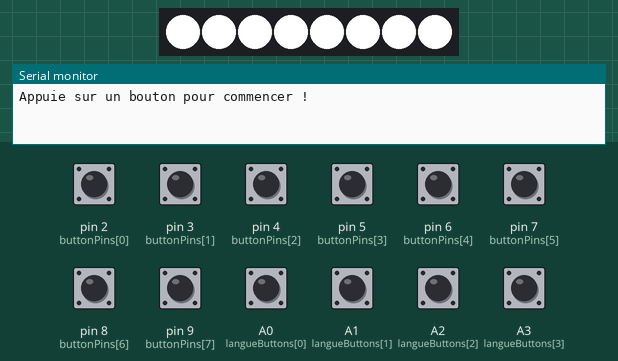
Recording of a sketch running on a simulated Arduino Uno, built with avr-gcc and run on an emulated ATmega328P. On the bench: 8 RGB LEDs in strip order, left to right, the last lines printed to the serial monitor. The test bench sets the inputs (shaded band); at power-on: A0 (langueButtons[0]), A1 (langueButtons[1]), A2 (langueButtons[2]), A3 (langueButtons[3]), pin 2 (buttonPins[0]), pin 3 (buttonPins[1]), pin 4 (buttonPins[2]), pin 5 (buttonPins[3]), pin 6 (buttonPins[4]), pin 7 (buttonPins[5]), pin 8 (buttonPins[6]), pin 9 (buttonPins[7]) HIGH.

Above: at 1.2 s.
1.3 s: pin 4 (buttonPins[2]) pulled LOW for 0.15 s
At 1.43 s:
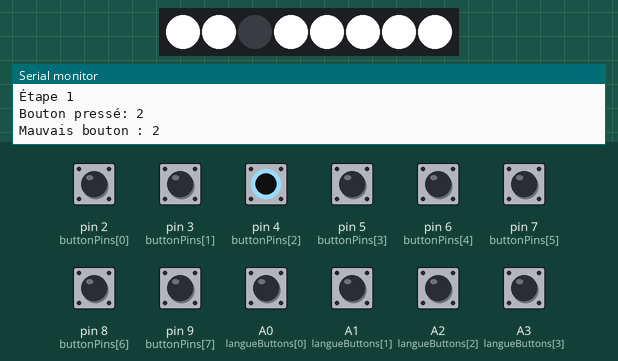
2.0 s: pin 5 (buttonPins[3]) pulled LOW for 1 s
At 2.22 s:
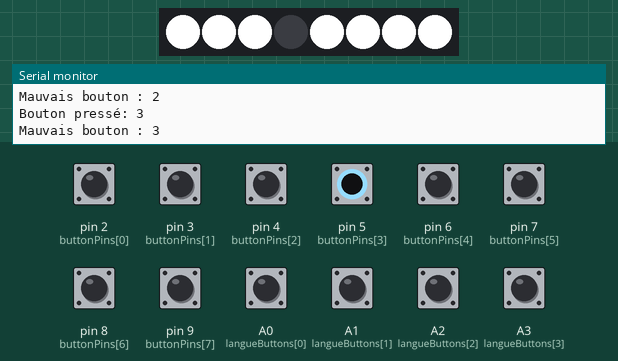
3.6 s: pin 2 (buttonPins[0]) pulled LOW for 0.15 s
At 4.9 s:
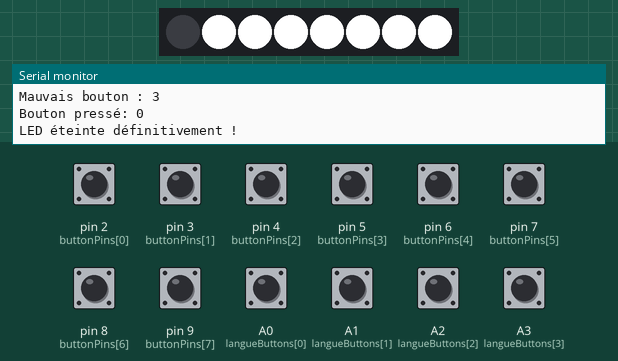
5.3 s: pin 3 (buttonPins[1]) pulled LOW for 0.15 s
At 6.6 s:
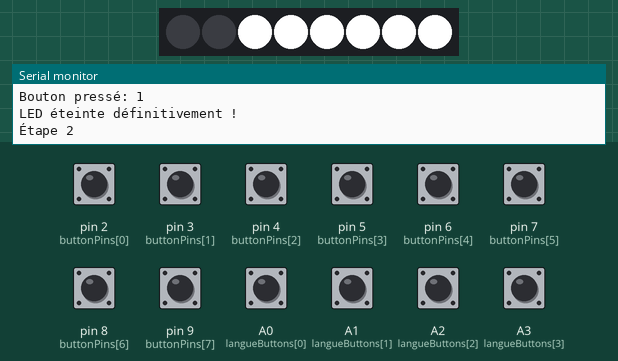
6.9 s: pin 6 (buttonPins[4]) pulled LOW for 0.15 s
At 7.0 s:
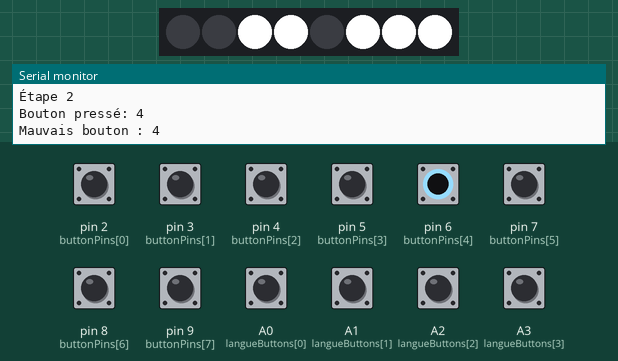
7.6 s: pin 7 (buttonPins[5]) pulled LOW for 0.15 s
At 7.79 s:
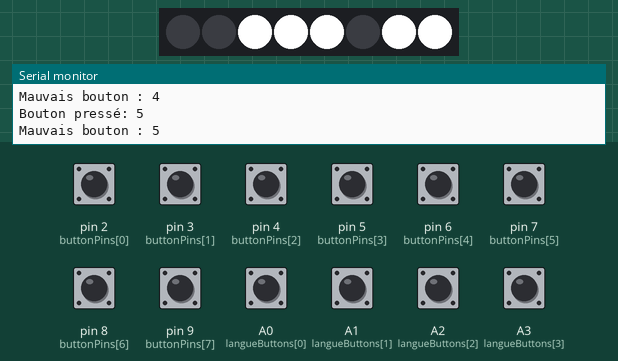
Timing chart, 0 to 40.0 s (numbered marks = the images above; inputs shaded):
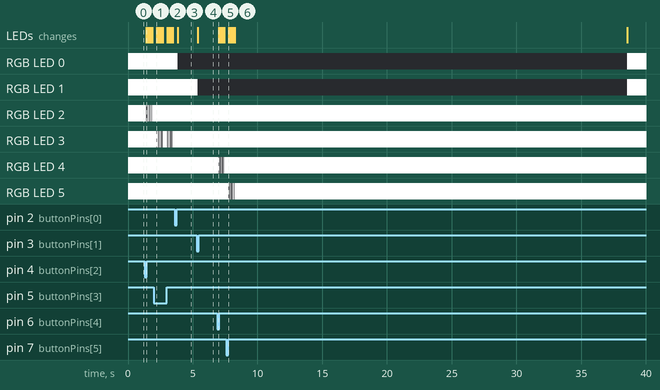

Measured:
- after the input at 1.3 s, RGB LED 2: alternates RGB(255, 255, 255) for 0.05 s and off for 0.05 s, starting after 0.12 s; the LEDs: change after 0.12 s (image 1)
- after the input at 2.0 s, RGB LED 3: goes 4 × (off 0.05 s, RGB(255, 255, 255) 0.05 s), off 0.05 s, RGB(255, 255, 255) 0.34 s, 4 × (off 0.05 s, RGB(255, 255, 255) 0.05 s), off 0.05 s, then RGB(255, 255, 255), starting after 0.22 s; the LEDs: change after 0.22 s (image 2)
- after the input at 3.6 s, RGB LED 0: RGB(255, 255, 255) → off after 0.22 s; the LEDs: change after 0.22 s (image 3)
- after the input at 5.3 s, RGB LED 1: RGB(255, 255, 255) → off after 0.10 s; the LEDs: change after 0.10 s (image 4)
- after the input at 6.9 s, RGB LED 4: alternates RGB(255, 255, 255) for 0.05 s and off for 0.05 s, starting after 0.09 s; the LEDs: change after 0.09 s (image 5)
- after the input at 7.6 s, the LEDs: change after 0.19 s (image 6)

The sketch:

QUIZZ_V2.ino
```cpp
#include <FastLED.h>
#include <SoftwareSerial.h>

SoftwareSerial mySerial(11, 12); // RX, TX

#define NUM_BUTTONS 8  // Nombre de boutons et LEDs
#define LED_PIN 10
#define NUM_LANGUE_BUTTONS 4  // Nombre de boutons de langues

CRGB leds[NUM_BUTTONS];
const int buttonPins[NUM_BUTTONS] = {2, 3, 4, 5, 6, 7, 8, 9};  // Broches des boutons
const int langueButtons[NUM_LANGUE_BUTTONS] = {A0, A1, A2, A3};  // Boutons pour changer la langue NL-FR-DE-EN

bool ledState[NUM_BUTTONS];      // true = allumée, false = éteinte
bool disabledButtons[NUM_BUTTONS] = {false};  // Empêcher les boutons désactivés d'agir
int currentStage = 0;            // Étape actuelle
int LANGUE = 0;  // Variable de langue (0 à 3)
bool gameStarted = false;


// Définition des boutons corrects pour chaque étape
const byte stages[4][NUM_BUTTONS] = {
    {1, 1, 0, 0, 0, 0, 0, 0},  // Étape 1 : boutons corrects à éteindre
    {0, 0, 1, 1, 0, 0, 0, 0},  // Étape 2
    {0, 0, 0, 0, 1, 1, 0, 0},  // Étape 3
    {0, 0, 0, 0, 0, 0, 1, 1}   // Étape 4
};

// Timeout de 30 secondes
unsigned long lastActionTime = 0;
const unsigned long TIMEOUT = 30000;  // 30 000 ms = 30 secondes

void setup() {
    Serial.begin(115200);
    mySerial.begin(9600);   // Port série vers ESP32
    FastLED.addLeds<WS2812, LED_PIN, GRB>(leds, NUM_BUTTONS);

    for (int i = 0; i < NUM_BUTTONS; i++) {
        pinMode(buttonPins[i], INPUT_PULLUP);  // Activer résistance interne pull-up
        leds[i] = CRGB::White;  // Allume toutes les LEDs au départ
        ledState[i] = true;
        disabledButtons[i] = false;  // Aucun bouton désactivé au début
    }


    for (int i = 0; i < NUM_LANGUE_BUTTONS; i++) {
        pinMode(langueButtons[i], INPUT_PULLUP);
    }

    FastLED.show();
    Serial.println("Appuie sur un bouton pour commencer !");
    mySerial.println("Appuie sur un bouton pour commencer !");
    lastActionTime = millis();  // Initialiser le timer
}

void loop() {

    checkLangueButtons();  // Vérifier les boutons de langue
    checkTimeout();  // Vérifier si on doit reset après inactivité

    if (!gameStarted) {
        checkFirstPress();
        return;
    }

    bool stageCompleted = true;

    for (int i = 0; i < NUM_BUTTONS; i++) {
        if (digitalRead(buttonPins[i]) == LOW) {  // Bouton pressé
            delay(50);  // Anti-rebond

            if (!disabledButtons[i]) {  // Vérifie si le bouton est encore actif
                Serial.print("Bouton pressé: "); Serial.println(i);
                mySerial.print("Bouton pressé: "); mySerial.println(i);

                if (stages[currentStage][i] == 1 && ledState[i]) {
                    leds[i] = CRGB::Black;  // Éteindre la LED
                    ledState[i] = false;
                    disabledButtons[i] = true;  // Désactiver le bouton
                    Serial.println("LED éteinte définitivement !");
                    mySerial.println("LED éteinte définitivement !");
                } else if (stages[currentStage][i] == 0) {
                    flashLed(i);
                }
                FastLED.show();
                lastActionTime = millis();  // Mettre à jour le timer
                delay(200);
            }
        }

        // Vérifier si tous les bons boutons sont éteints
        if (stages[currentStage][i] == 1 && ledState[i]) {
            stageCompleted = false;
        }
    }

    if (stageCompleted) {
        nextStage();
    }
}

// Vérifie si un bouton de langue est pressé et met à jour LANGUE
void checkLangueButtons() {
    for (int i = 0; i < NUM_LANGUE_BUTTONS; i++) {
        if (digitalRead(langueButtons[i]) == LOW) {
            delay(50);
            LANGUE = i;
            Serial.print("Langue sélectionnée : ");
            Serial.println(LANGUE);
            mySerial.print("Langue sélectionnée : ");
            mySerial.println(LANGUE);
            lastActionTime = millis();  // Mettre à jour le timer
            delay(300);
        }
    }
}

// Vérifie si un bouton est pressé pour démarrer le jeu
void checkFirstPress() {
    for (int i = 0; i < NUM_BUTTONS; i++) {
        if (digitalRead(buttonPins[i]) == LOW) {
            Serial.println("Jeu commencé !");
            mySerial.println("Jeu commencé !");
            gameStarted = true;
            Serial.println("Étape 1");
            mySerial.println("Étape 1");
            lastActionTime = millis();  // Mettre à jour le timer
            return;
        }
    }
}

// Vérifie si on dépasse le timeout et réinitialise le jeu
void checkTimeout() {
    if (millis() - lastActionTime > TIMEOUT) {
        Serial.println("Temps écoulé ! Réinitialisation du jeu...");
        resetGame();
    }
}

// Fait clignoter une LED rapidement (uniquement si encore active)
void flashLed(int index) {
    Serial.print("Mauvais bouton : "); Serial.println(index);
    mySerial.print("Mauvais bouton : "); mySerial.println(index);
    if (!disabledButtons[index]) {  // Ne pas clignoter si déjà éteinte
        for (int j = 0; j < 5; j++) {
            leds[index] = CRGB::Black;
            FastLED.show();
            delay(50);
            leds[index] = CRGB::White;
            FastLED.show();
            delay(50);
        }
    }
}

// Passe à l'étape suivante
void nextStage() {
    currentStage++;
    if (currentStage >= 3) {
        Serial.println("Jeu terminé ! Redémmarage du jeu... !");
        mySerial.println("Jeu terminé ! Redémmarage du jeu... !");
        delay(2000);
        currentStage = 0;

        for (int i = 0; i < NUM_BUTTONS; i++) {
            leds[i] = CRGB::White;
            ledState[i] = true;
            disabledButtons[i] = false;  // Réactivation pour le nouveau cycle
        }
    }
    Serial.print("Étape "); Serial.println(currentStage + 1);
    mySerial.print("Étape "); mySerial.println(currentStage + 1);
    FastLED.show();
}

// Réinitialise le jeu après un timeout ou la fin du cycle
void resetGame() {
    currentStage = 0;
    gameStarted = false;
    Serial.println("Retour au début.");
    mySerial.println("Retour au début.");
    delay (200);
    Serial.println("Appuie sur un bouton pour commencer !");
    mySerial.println("Appuie sur un bouton pour commencer !");

    for (int i = 0; i < NUM_BUTTONS; i++) {
        leds[i] = CRGB::White;
        ledState[i] = true;
        disabledButtons[i] = false;
    }

    FastLED.show();
    lastActionTime = millis();  // Remettre à zéro le timer
}
```
